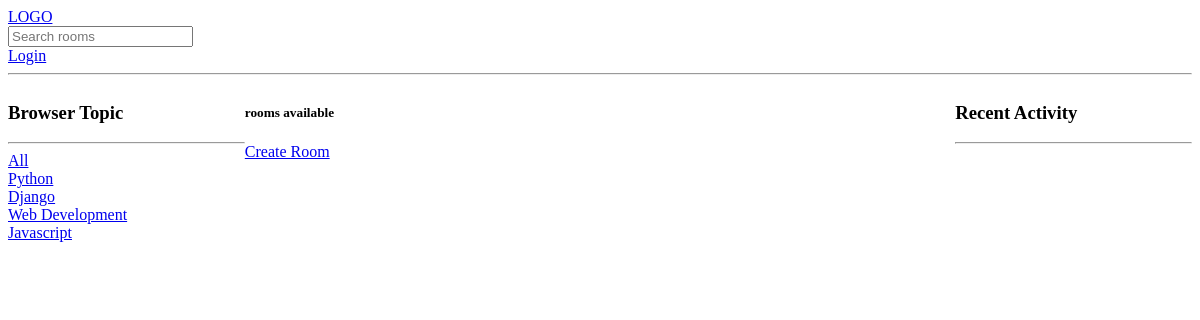
The page /profile/3/ on the database as committed earlier.
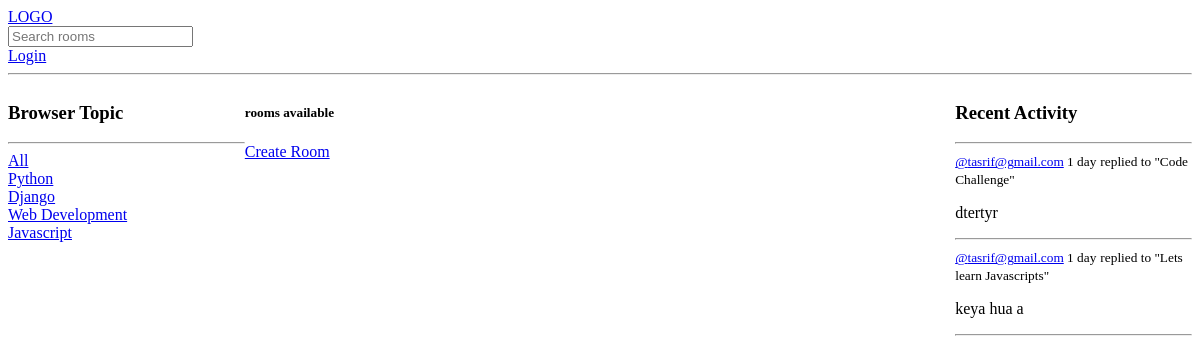
The same page on the database as committed later.
### base/models.py (models this page shows, shortened)
class Topic(models.Model):
    name = models.CharField(max_length=200)

class Message(models.Model):
    user = models.ForeignKey(User, on_delete=models.CASCADE)
    room = models.ForeignKey(Room, on_delete=models.CASCADE)
    body = models.TextField()
    updated = models.DateTimeField(auto_now=True)
    created = models.DateTimeField(auto_now_add=True)
    class Meta:
        ordering = ['-updated', '-created']
    def __str__(self):
        return self.body[0:50]

class Room(models.Model):
    host = models.ForeignKey(User, on_delete=models.SET_NULL, null=True)
    topic = models.ForeignKey(Topic, on_delete=models.SET_NULL, null=True)
    name = models.CharField(max_length=200)
    description = models.TextField(null=True, blank=True)
    participants = models.ManyToManyField(User, related_name='participants', blank=True)
    updated = models.DateTimeField(auto_now=True)
    created = models.DateTimeField(auto_now_add=True)
    class Meta:
        ordering = ['-updated', '-created']
    def __str__(self):
        return self.name

### base/views.py (the view)
# urls.py: path('profile/<str:pk>/', views.user_profile, name="user-profile"),
def user_profile(request, pk):
    user = User.objects.get(id = pk)
    rooms = user.room_set.all()
    room_message = user.message_set.all()
    topics = Topic.objects.all()
    context = {'user': user,
               'rooms':rooms,
               'room_message': room_message,
               'topics': topics
               }
    return render(request, 'base/profile.html', context)

### base/templates/base/profile.html (shortened to what this page needs)
{% extends 'main.html' %}
{% block content %}
    <div class="profile-container">
        <div>
            {% include 'base/topics_components.html'%}
        </div>
        <div>
            {% include 'base/feed_components.html'%}
        </div>
        <div>
            {% include 'base/activity_companents.html'%}
        </div>
{% endblock content %}

### base/templates/base/topics_components.html
<div>
    <h3>Browser Topic</h3>
    <hr>
    <div><a href="{% url 'home' %}">All</a></div>
    {% for topic in topics%}
    <div>
        <a href="{% url 'home'%}?q={{topic.name}}">{{topic.name}}</a>
    </div>
    {% endfor %}
</div>

### base/templates/base/activity_companents.html (shortened to what this page needs)
<h3>Recent Activity</h3>
<hr>
{% for message in room_message %}
    <div>
        <small><a href=" {% url 'user-profile' message.user.id %}">@{{message.user}}</a> {{message.created | timesince}}</small>
        <small> replied to "{{message.room}}"</small>
        <p>{{message}}</p>
        <hr>
    </div>
{% endfor %}
</div>

Rows that differ between the two databases and show on the page:
added Message: user "tasrif@gmail.com", created "1 day", room "Code Challenge", body "dtertyr"
added Message: user "tasrif@gmail.com", created "1 day", room "Lets learn Javascripts", body "keya hua a"
